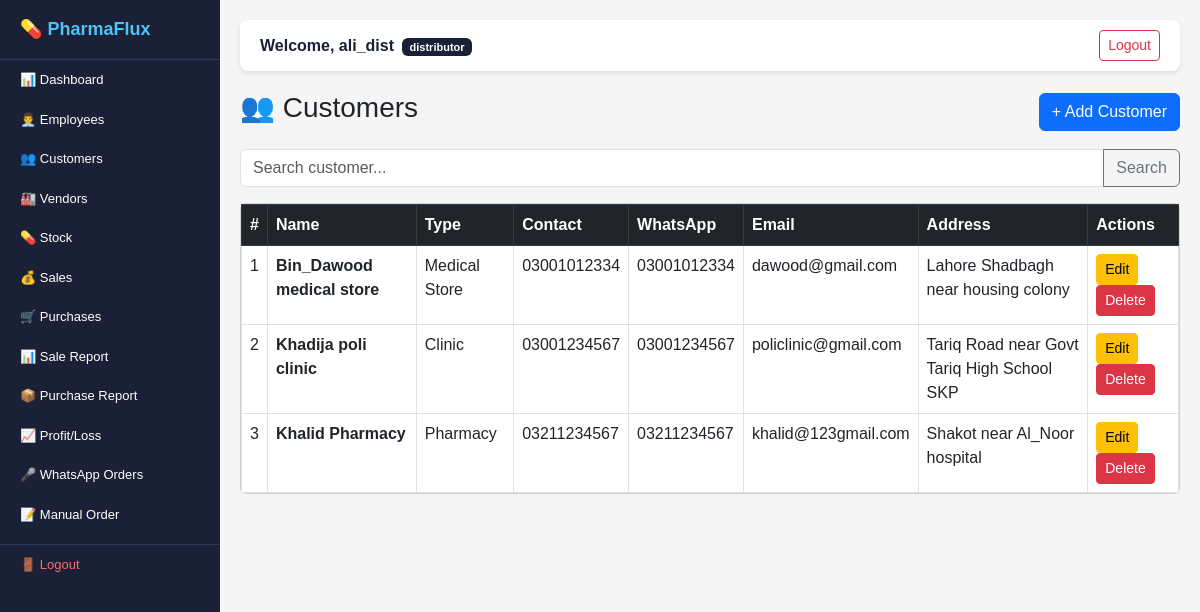
Before: /customers/ (signed in) with the older database file.
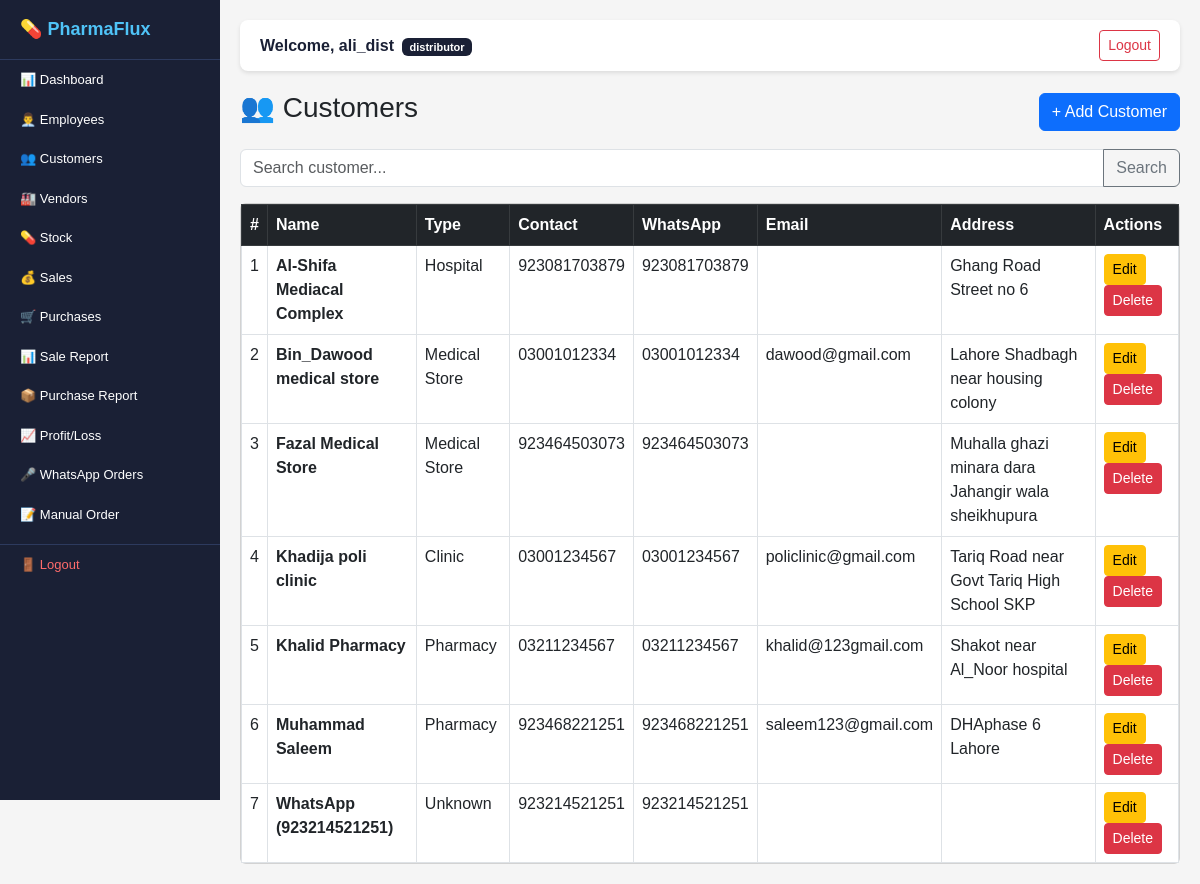
After: the same page with the newer database file.
### customers/models.py (models this page shows, shortened)
class Customer(models.Model):
    distributor = models.ForeignKey(
        Distributor,
        on_delete=models.CASCADE,
        related_name='customers'
    )
    name = models.CharField(max_length=200)
    type = models.CharField(
        max_length=100,
        blank=True
    )
    contact = models.CharField(max_length=20)
    email = models.EmailField(blank=True)
    address = models.TextField(blank=True)
    whatsapp_number = models.CharField(
        max_length=20,
        blank=True
    )
    created_at = models.DateTimeField(
        auto_now_add=True
    )

### customers/views.py (the view)
# urls.py: path('', views.customer_list, name='customer_list'),
@login_required
def customer_list(request):
    distributor = get_distributor(request)
    customers = Customer.objects.filter(
        distributor=distributor
    ).order_by('name')
    search = request.GET.get('search', '')
    if search:
        customers = customers.filter(
            name__icontains=search
        )
    return render(request, 'customers/list.html', {
        'customers': customers,
        'search': search,
    })

### customers/views.py (called while the page is built)
def get_distributor(request):
    if request.user.role == 'distributor':
        return request.user.distributor
    elif request.user.role == 'employee':
        return request.user.employee.distributor
    return None

### templates/customers/list.html (shortened to what this page needs)
{% extends 'base.html' %}
{% block content %}
<div class="d-flex justify-content-between align-items-center mb-3">
    <h3>👥 Customers</h3>
    <a href="/customers/add/" class="btn btn-primary">+ Add Customer</a>
</div>
<form method="GET" class="mb-3">
    <div class="input-group">
        <input type="text" name="search" class="form-control"
               placeholder="Search customer..." value="{{ search }}">
        <button class="btn btn-outline-secondary">Search</button>
    </div>
</form>
<div class="card">
    <div class="card-body p-0">
        <table class="table table-bordered table-hover mb-0">
            <thead class="table-dark">
                <tr>
                    <th>#</th>
                    <th>Name</th>
                    <th>Type</th>
                    <th>Contact</th>
                    <th>WhatsApp</th>
                    <th>Email</th>
                    <th>Address</th>
                    <th>Actions</th>
                </tr>
            </thead>
            <tbody>
                {% for customer in customers %}
                <tr>
                    <td>{{ forloop.counter }}</td>
                    <td><strong>{{ customer.name }}</strong></td>
                    <td>{{ customer.type }}</td>
                    <td>{{ customer.contact }}</td>
                    <td>{{ customer.whatsapp_number }}</td>
                    <td>{{ customer.email }}</td>
                    <td>{{ customer.address }}</td>
                    <td>
                        <a href="/customers/edit/{{ customer.id }}/"
                           class="btn btn-sm btn-warning">Edit</a>
                        <a href="/customers/delete/{{ customer.id }}/"
                           class="btn btn-sm btn-danger"
                           onclick="return confirm('Delete this customer?')">Delete</a>
                    </td>
                </tr>
                {% endfor %}
            </tbody>
        </table>
    </div>
</div>
{% endblock %}

Changed rows visible on the page:
added Customer: name "Al-Shifa Mediacal Complex", type "Hospital", contact "923081703879", whatsapp_number "923081703879", address "Ghang Road Street no 6"
added Customer: name "Fazal Medical Store", type "Medical Store", contact "923464503073", whatsapp_number "923464503073", address "Muhalla ghazi minara dara Jahangir wala sheikhupura"
added Customer: name "Muhammad Saleem", type "Pharmacy", contact "923468221251", whatsapp_number "923468221251", email "saleem123@gmail.com", address "DHAphase 6 Lahore"
added Customer: name "WhatsApp (923214521251)", type "Unknown", contact "923214521251", whatsapp_number "923214521251"
